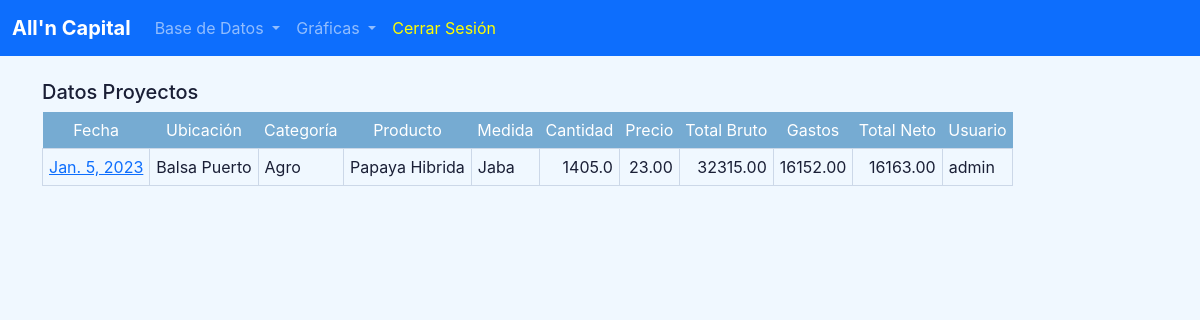
The page /ver-datos (signed in) on the database as committed earlier.
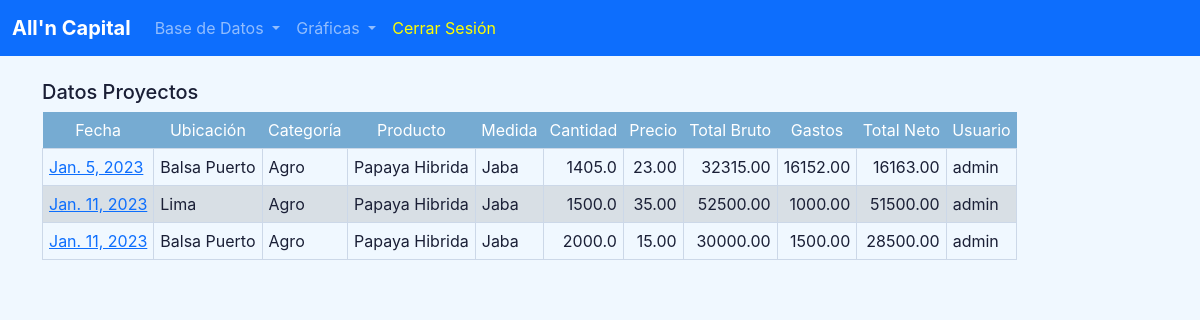
The same page on the database as committed later.
### core/models.py (models this page shows, shortened)
class CostoProyectos(models.Model):
    creado = models.DateTimeField(auto_now_add=True)
    fecha = models.DateField()
    ubicacion = models.CharField(max_length=60)
    categoria = models.CharField(max_length=60)
    producto = models.CharField(max_length=60)
    medida = models.CharField(max_length=60)
    cantidad = models.DecimalField(max_digits=7, decimal_places=1)
    precio = models.DecimalField(max_digits=7, decimal_places=2)
    gastos = models.DecimalField(max_digits=8, decimal_places=2)
    usuario = models.CharField(max_length=60)
    @property
    def tot_bruto(self):
        return "{0:.2f}".format(self.cantidad * self.precio)
    @property
    def tot_neto(self):
        return "{0:.2f}".format((self.cantidad * self.precio) - self.gastos)

### core/views.py (the view)
# urls.py: path('ver-datos', views.ver_datos, name='ver-datos'),
def ver_datos(request):
    if request.user.is_authenticated and request.user.is_staff:
        costoProyectos = CostoProyectos.objects.all
        return render(request, 'core/ver-datos.html', {'costoProyectos':costoProyectos})
    else:
        messages.success(request, "Debe iniciar sesión y tener privilegios de administrador para ver los datos.")
        return redirect('home')

### core/templates/core/ver-datos.html
{% extends 'core/base.html' %}
{% block content %}
{% if user.is_authenticated %}
    <br>
    <h5>Datos Proyectos</h5>
    <table>
        <thead>
          <tr>
            <th scope="col">Fecha</th>
            <th scope="col">Ubicación</th>
            <th scope="col">Categoría</th>
            <th scope="col">Producto</th>
            <th scope="col">Medida</th>
            <th scope="col">Cantidad</th>
            <th scope="col">Precio</th>
            <th scope="col">Total Bruto</th>
            <th scope="col">Gastos</th>
            <th scope="col">Total Neto</th>
            <th scope="col">Usuario</th>
          </tr>
        </thead>
        <tbody>
            {% if costoProyectos %}
                {% for record in costoProyectos %}
                    <tr>
                        <td data-title="Fecha"><a href="{% url 'detalle-datos' record.id %}">{{record.fecha}}</a></td>
                        <td data-title="Ubicación">{{record.ubicacion}}</td>
                        <td data-title="Categoría">{{record.categoria}}</td>
                        <td data-title="Producto">{{record.producto}}</td>
                        <td data-title="Medida">{{record.medida}}</td>
                        <td data-title="Cantidad" data-type="decimal">{{record.cantidad}}</td>
                        <td data-title="Precio" data-type="decimal">{{record.precio}}</td>
                        <td data-title="TotBruto" data-type="decimal">{{record.tot_bruto}}</td>
                        <td data-title="Gastos" data-type="decimal">{{record.gastos}}</td>
                        <td data-title="TotNeto" data-type="decimal">{{record.tot_neto}}</td>
                        <td data-title="Usuario">{{record.usuario}}</td>
                    </tr>
                {% endfor %}
            {% endif %}
        </tbody>
    </table>
{% else %}
    {% url 'home' %}
{% endif %}
{% endblock %}

Rows that differ between the two databases and show on the page:
added CostoProyectos: fecha "Jan. 11, 2023", ubicacion "Lima", categoria "Agro", producto "Papaya Hibrida", medida "Jaba", cantidad "1500.0", precio "35.00", tot_bruto "52500.00", gastos "1000.00", tot_neto "51500.00", usuario "admin"
added CostoProyectos: fecha "Jan. 11, 2023", ubicacion "Balsa Puerto", categoria "Agro", producto "Papaya Hibrida", medida "Jaba", cantidad "2000.0", precio "15.00", tot_bruto "30000.00", gastos "1500.00", tot_neto "28500.00", usuario "admin"
